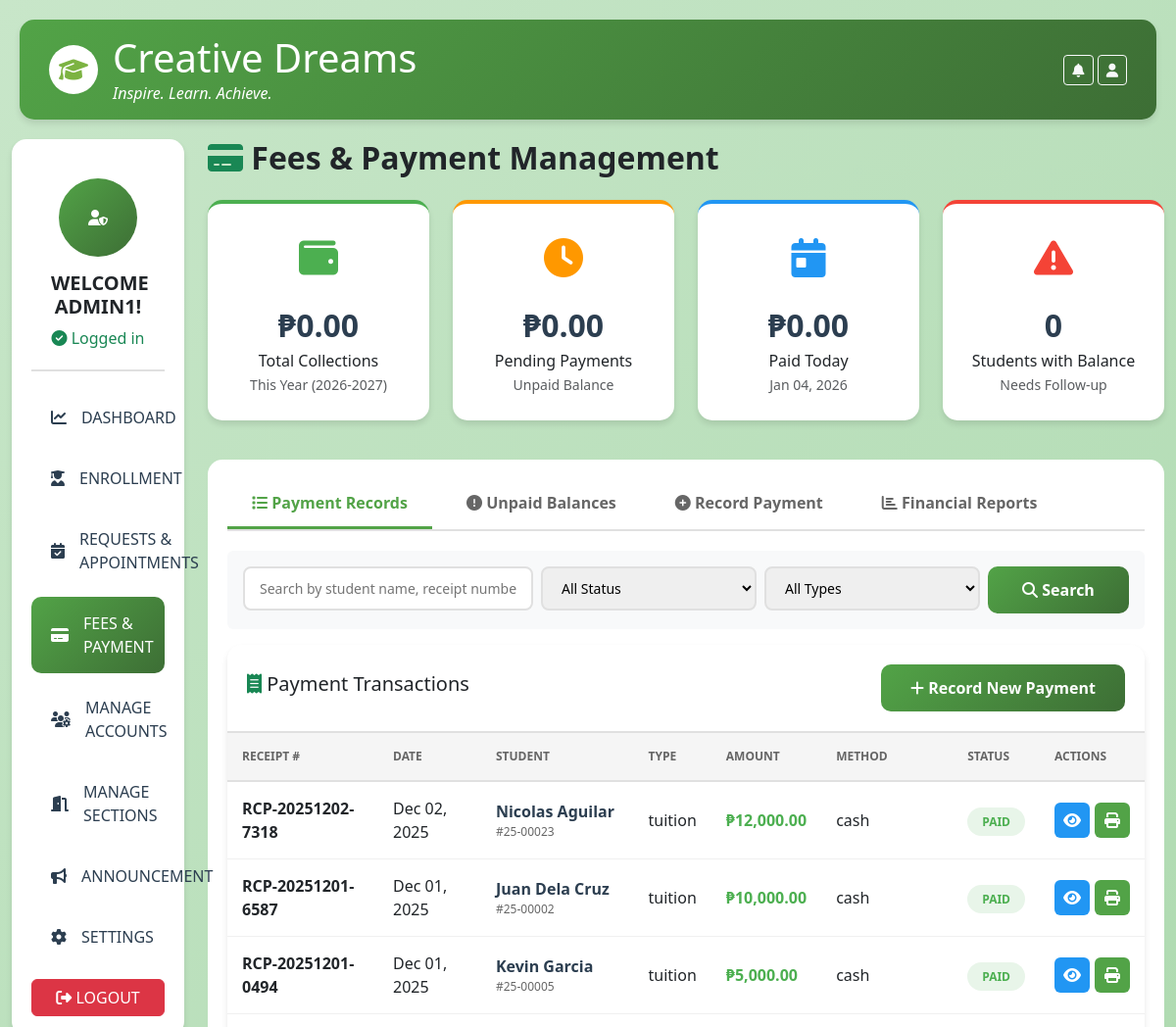
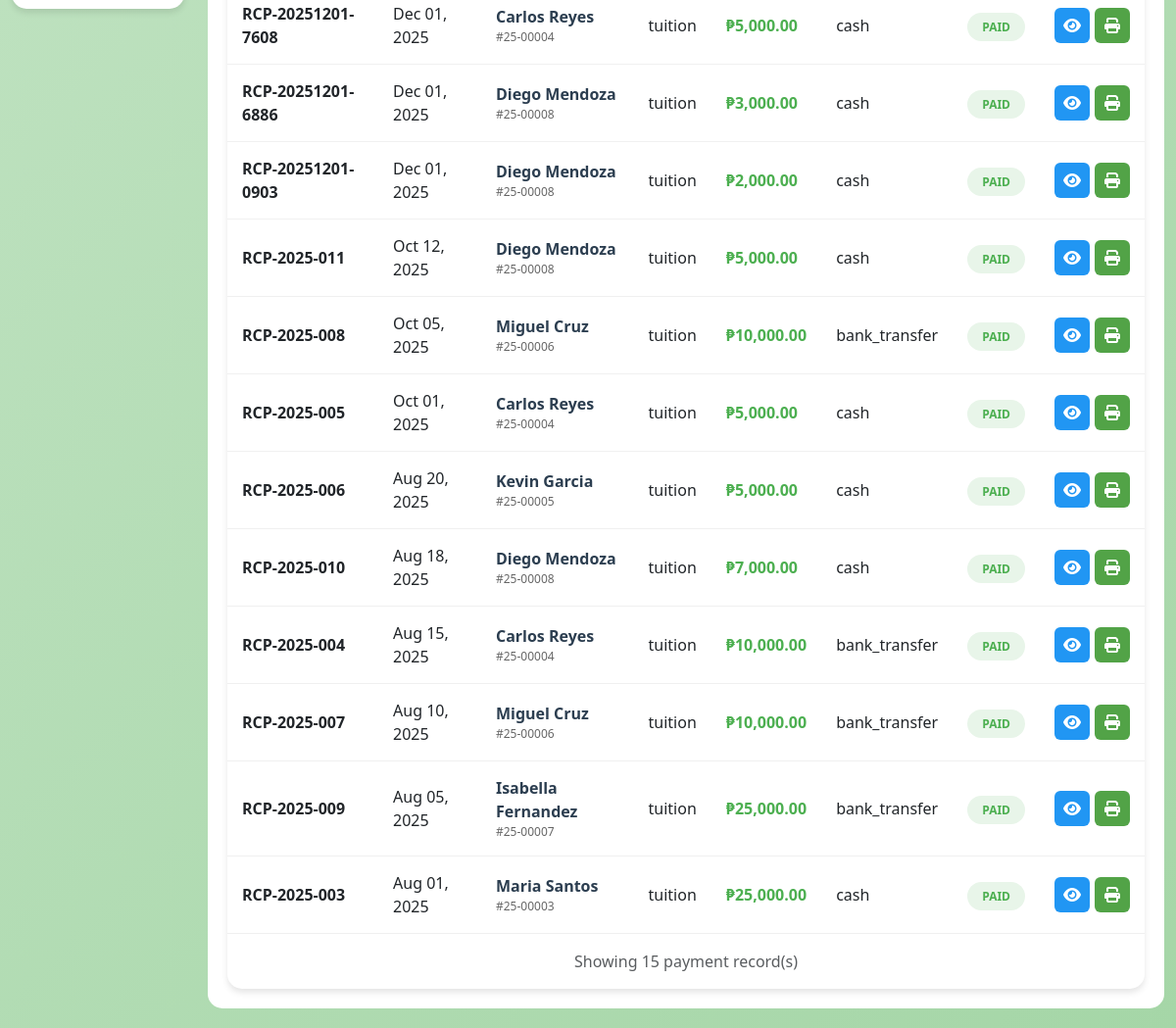
Page /fees_payment.php (signed in) on the committed database (2 pictures, top to bottom).
### tables this page shows
CREATE TABLE `payments` (
  `payment_id` int(11) NOT NULL,
  `student_code` varchar(50) NOT NULL,
  `payment_type` enum('tuition','miscellaneous','books','other') DEFAULT 'tuition',
  `amount` decimal(10,2) NOT NULL,
  `payment_date` date NOT NULL,
  `payment_method` enum('cash','bank_transfer','check','online') DEFAULT 'cash',
  `receipt_number` varchar(50) DEFAULT NULL,
  `school_year` varchar(20) DEFAULT NULL,
  `quarter` varchar(10) DEFAULT NULL,
  `status` enum('paid','pending','cancelled') DEFAULT 'paid',
  `notes` text DEFAULT NULL,
  `recorded_by` int(11) DEFAULT NULL
);

CREATE TABLE `students` (
  `student_id` int(11) NOT NULL,
  `user_id` int(11) NOT NULL,
  `student_code` varchar(50) NOT NULL,
  `first_name` varchar(100) NOT NULL,
  `last_name` varchar(100) NOT NULL,
  `middle_name` varchar(100) DEFAULT NULL,
  `section_id` int(11) DEFAULT NULL,
  `parent_id` int(11) DEFAULT NULL,
  `gender` enum('Male','Female') DEFAULT NULL,
  `birthdate` date DEFAULT NULL,
  `address` text DEFAULT NULL,
  `status` enum('active','inactive','graduated','transferred') DEFAULT 'active',
  `date_enrolled` date DEFAULT NULL,
  `profile_picture` varchar(255) DEFAULT NULL
);

### fees_payment.php (the view, shortened to what the rows shown need)
<?php
$host = 'localhost';
$dbname = 'u545996239_cdsportal';
$username = 'u545996239_cdsportal';
$password = 'B@nana2025';
try {
    $pdo = new PDO("mysql:host=$host;dbname=$dbname;charset=utf8mb4", $username, $password);
    $pdo->setAttribute(PDO::ATTR_ERRMODE, PDO::ERRMODE_EXCEPTION);
    $pdo->setAttribute(PDO::ATTR_DEFAULT_FETCH_MODE, PDO::FETCH_ASSOC);
} catch (PDOException $e) {
    die("Connection failed: " . $e->getMessage());
}
$search = $_GET['search'] ?? '';
$status_filter = $_GET['status'] ?? 'all';
$type_filter = $_GET['type'] ?? 'all';
$sql = "
    SELECT p.*,
           CONCAT(s.first_name, ' ', s.last_name) as student_name,
           s.student_code
    FROM payments p
    JOIN students s ON p.student_code = s.student_code
    WHERE 1=1
";
$params = [];
$sql .= " ORDER BY p.payment_date DESC LIMIT 50";
$recentPayments = [];
try {
    $stmt = $pdo->prepare($sql);
    $stmt->execute($params);
    $recentPayments = $stmt->fetchAll();
} catch (PDOException $e) {
    error_log("Error fetching payments: " . $e->getMessage());
}
?>
<!DOCTYPE html>
<html lang="en">
<head>
    <link href="https://cdn.jsdelivr.net/npm/bootstrap@5.3.0/dist/css/bootstrap.min.css" rel="stylesheet">
    <link rel="stylesheet" href="https://cdnjs.cloudflare.com/ajax/libs/font-awesome/6.4.0/css/all.min.css">
</head>
<body>
    <div class="top-header">
        <div class="d-flex justify-content-between align-items-center flex-wrap">
            <div class="logo-section">
                <div class="brand-text text-white">
                    <h1 class="mb-0">Creative Dreams</h1>
                </div>
            </div>
        </div>
    </div>
    <div class="container-fluid">
        <div class="row">
            <div class="col-lg-10 col-md-9">
                <div class="main-content">
                    <h2 class="page-title text-dark fw-bold mb-4">
                        <i class="fas fa-credit-card text-success"></i> Fees & Payment Management
                    </h2>
                    <div class="tab-container">
                        <div id="payments-tab" class="tab-content active">
                            <div class="payment-table-container">
                                <div class="table-responsive">
                                    <table class="payment-table">
                                        <thead>
                                            <tr>
                                                <th>Receipt #</th>
                                                <th>Date</th>
                                                <th>Student</th>
                                                <th>Type</th>
                                                <th>Amount</th>
                                                <th>Method</th>
                                                <th>Status</th>
                                                <th>Actions</th>
                                            </tr>
                                        </thead>
                                        <tbody>
                                            <?php if (empty($recentPayments)): ?>
                                                <tr>
                                                    <td colspan="8" class="text-center py-5">
                                                        <div class="empty-state">
                                                            <i class="fas fa-receipt fa-4x text-muted mb-3"></i>
                                                            <h4 class="text-muted">No Payment Records Found</h4>
                                                            <p class="text-muted">
                                                                <?php if ($search || $status_filter !== 'all' || $type_filter !== 'all'): ?>
                                                                    No payments match your filters. Try different criteria or <a href="fees_payment.php">clear all filters</a>.
                                                                <?php else: ?>
                                                                    Payment transactions will appear here.
                                                                <?php endif; ?>
                                                            </p>
                                                        </div>
                                                    </td>
                                                </tr>
                                            <?php else: ?>
                                                <?php foreach ($recentPayments as $payment): ?>
                                                    <tr>
                                                        <td><strong><?php echo htmlspecialchars($payment['receipt_number']); ?></strong></td>
                                                        <td><?php echo date('M d, Y', strtotime($payment['payment_date'])); ?></td>
                                                        <td>
                                                            <div class="student-cell">
                                                                <span class="student-name"><?php echo htmlspecialchars($payment['student_name']); ?></span>
                                                                <span class="student-id">#<?php echo htmlspecialchars($payment['student_code']); ?></span>
                                                            </div>
                                                        </td>
                                                        <td><?php echo htmlspecialchars($payment['payment_type']); ?></td>
                                                        <td class="amount-cell">₱<?php echo number_format($payment['amount'], 2); ?></td>
                                                        <td><?php echo htmlspecialchars($payment['payment_method']); ?></td>
                                                        <td>
                                                            <span class="status-badge status-<?php echo $payment['status']; ?>">
                                                                <?php echo ucfirst($payment['status']); ?>
                                                            </span>
                                                        </td>
                                                        <td>
                                                            <div class="action-buttons">
                                                                <button class="btn-action btn-view"
                                                                    onclick="viewPaymentDetails('<?php echo $payment['receipt_number']; ?>')"
                                                                    title="View Details">
                                                                    <i class="fas fa-eye"></i>
                                                                </button>
                                                                <button class="btn-action btn-print"
                                                                    onclick="printPaymentReceipt('<?php echo $payment['receipt_number']; ?>')"
                                                                    title="Print Receipt">
                                                                    <i class="fas fa-print"></i>
                                                                </button>
                                                            </div>
                                                        </td>
                                                    </tr>
                                                <?php endforeach; ?>
                                            <?php endif; ?>
                                        </tbody>
                                    </table>
                                </div>
                            </div>
                        </div>
                    </div>
                </div>
            </div>
        </div>
    </div>
</body>
</html>

### rows in the picture
payments: receipt_number "RCP-20251202-7318", payment_date "Dec 02, 2025", student_name "Nicolas Aguilar", students.student_code "25-00023", payment_type "tuition", amount "12,000.00", payment_method "cash", status "PAID"
payments: receipt_number "RCP-20251201-6587", payment_date "Dec 01, 2025", student_name "Juan Dela Cruz", students.student_code "25-00002", payment_type "tuition", amount "10,000.00", payment_method "cash", status "PAID"
payments: receipt_number "RCP-20251201-0494", payment_date "Dec 01, 2025", student_name "Kevin Garcia", students.student_code "25-00005", payment_type "tuition", amount "5,000.00", payment_method "cash", status "PAID"
payments: receipt_number "RCP-20251201-7608", payment_date "Dec 01, 2025", student_name "Carlos Reyes", students.student_code "25-00004", payment_type "tuition", amount "5,000.00", payment_method "cash", status "PAID"
payments: receipt_number "RCP-20251201-6886", payment_date "Dec 01, 2025", student_name "Diego Mendoza", students.student_code "25-00008", payment_type "tuition", amount "3,000.00", payment_method "cash", status "PAID"
payments: receipt_number "RCP-20251201-0903", payment_date "Dec 01, 2025", student_name "Diego Mendoza", students.student_code "25-00008", payment_type "tuition", amount "2,000.00", payment_method "cash", status "PAID"
payments: receipt_number "RCP-2025-011", payment_date "Oct 12, 2025", student_name "Diego Mendoza", students.student_code "25-00008", payment_type "tuition", amount "5,000.00", payment_method "cash", status "PAID"
payments: receipt_number "RCP-2025-008", payment_date "Oct 05, 2025", student_name "Miguel Cruz", students.student_code "25-00006", payment_type "tuition", amount "10,000.00", payment_method "bank_transfer", status "PAID"
payments: receipt_number "RCP-2025-005", payment_date "Oct 01, 2025", student_name "Carlos Reyes", students.student_code "25-00004", payment_type "tuition", amount "5,000.00", payment_method "cash", status "PAID"
payments: receipt_number "RCP-2025-006", payment_date "Aug 20, 2025", student_name "Kevin Garcia", students.student_code "25-00005", payment_type "tuition", amount "5,000.00", payment_method "cash", status "PAID"
payments: receipt_number "RCP-2025-010", payment_date "Aug 18, 2025", student_name "Diego Mendoza", students.student_code "25-00008", payment_type "tuition", amount "7,000.00", payment_method "cash", status "PAID"
payments: receipt_number "RCP-2025-004", payment_date "Aug 15, 2025", student_name "Carlos Reyes", students.student_code "25-00004", payment_type "tuition", amount "10,000.00", payment_method "bank_transfer", status "PAID"
payments: receipt_number "RCP-2025-007", payment_date "Aug 10, 2025", student_name "Miguel Cruz", students.student_code "25-00006", payment_type "tuition", amount "10,000.00", payment_method "bank_transfer", status "PAID"
payments: receipt_number "RCP-2025-009", payment_date "Aug 05, 2025", student_name "Isabella Fernandez", students.student_code "25-00007", payment_type "tuition", amount "25,000.00", payment_method "bank_transfer", status "PAID"
payments: receipt_number "RCP-2025-003", payment_date "Aug 01, 2025", student_name "Maria Santos", students.student_code "25-00003", payment_type "tuition", amount "25,000.00", payment_method "cash", status "PAID"

### other values in the picture
$adminName "ADMIN1"
$totalCollections "0.00"
$pendingPayments "0.00"
$paidToday "0.00"
$unpaidCount "0"
count($recentPayments) "15"
